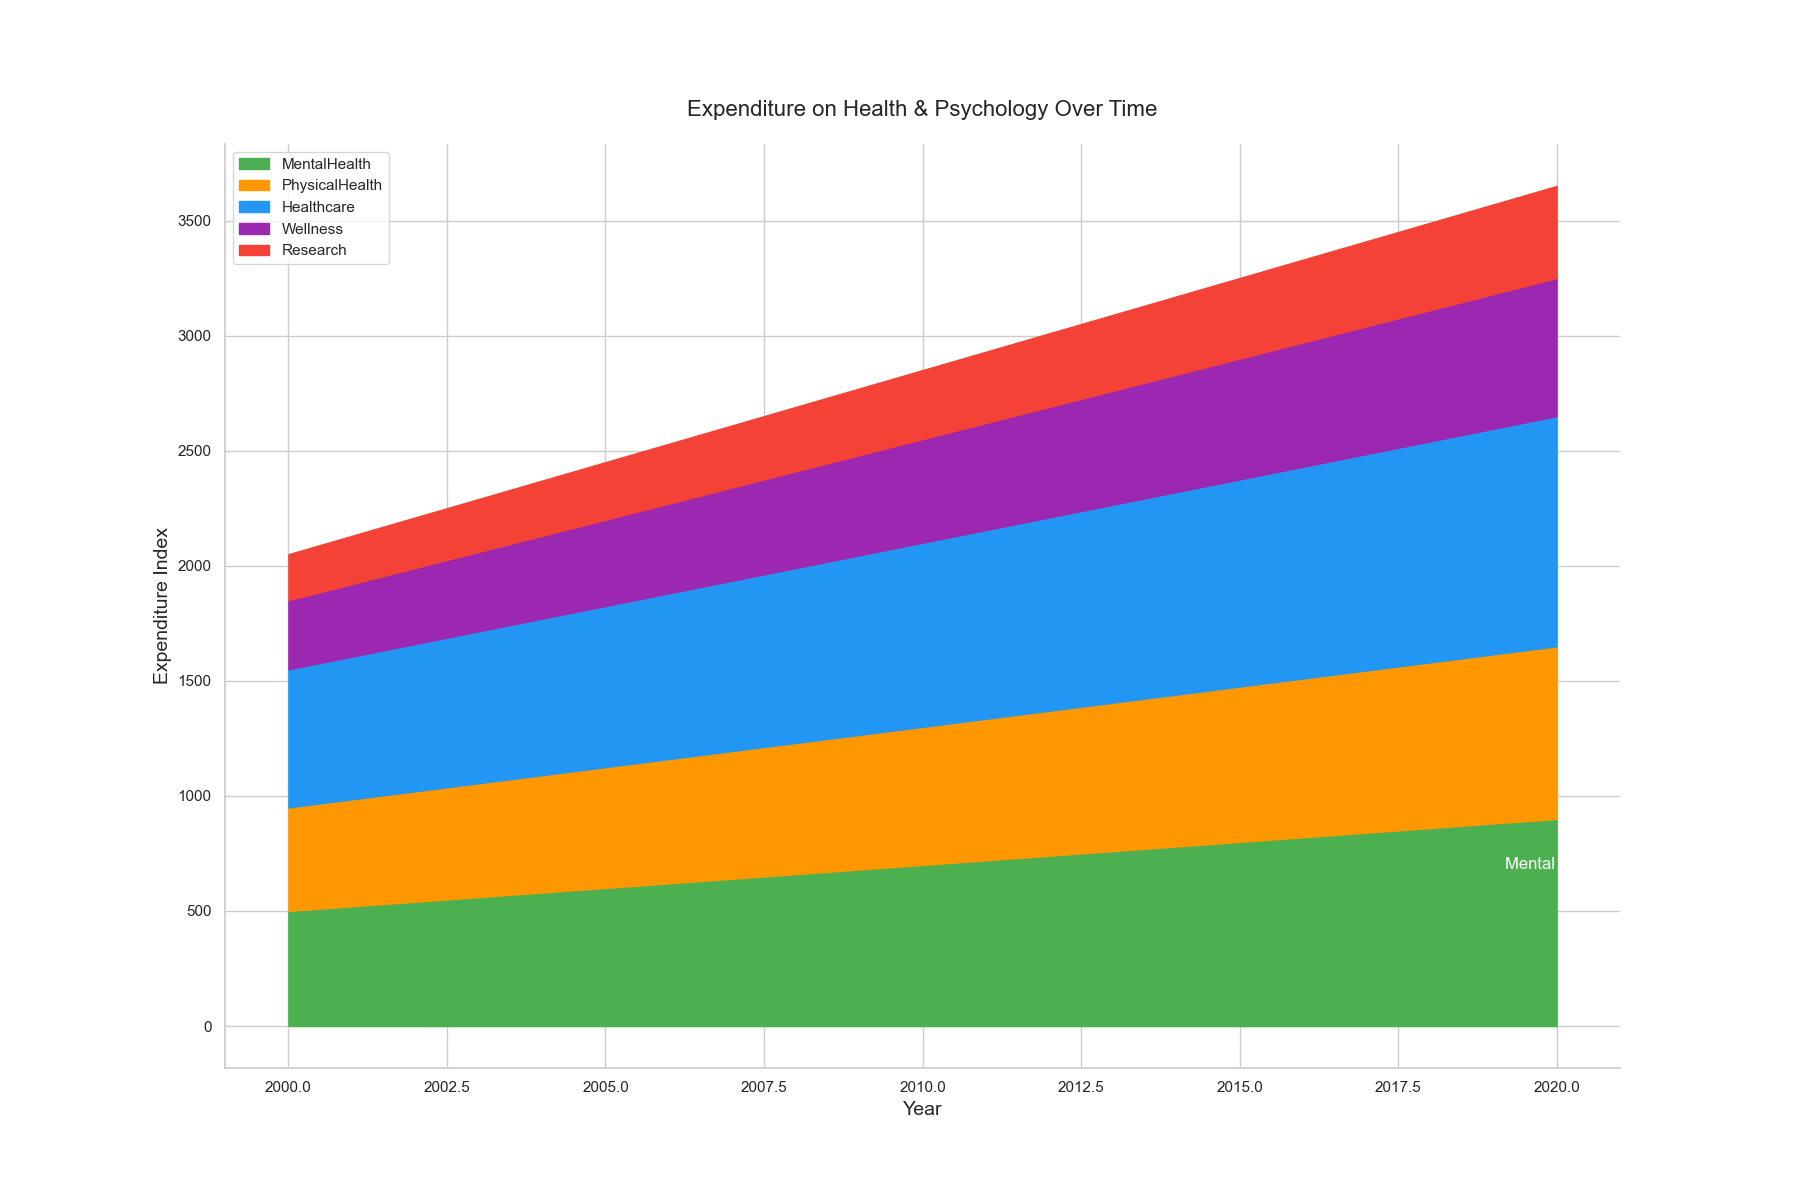

Write Python code to recreate this figure.

import matplotlib.pyplot as plt
import pandas as pd
import seaborn as sns

data = {
    'Year': [i for i in range(2000, 2021)],
    'MentalHealth': [500 + i*20 for i in range(21)],
    'PhysicalHealth': [450 + i*15 for i in range(21)],
    'Healthcare': [600 + i*20 for i in range(21)],
    'Wellness': [300 + i*15 for i in range(21)],
    'Research': [200 + i*10 for i in range(21)],
}
df = pd.DataFrame(data)

df_melted = df.melt('Year', var_name='Sector', value_name='Expenditure')

df_melted['Cumulative'] = df_melted.groupby('Year')['Expenditure'].cumsum()

plt.figure(figsize=(18, 12))
colors = ["#4CAF50", "#FF9800", "#2196F3", "#9C27B0", "#F44336"]

for i, sector in enumerate(df_melted['Sector'].unique()):
    if i == 0:
        plt.fill_between(df['Year'], 0, df_melted[df_melted['Sector'] == sector]['Cumulative'], color=colors[i], label=sector)
    else:
        plt.fill_between(df['Year'], 
                         df_melted[df_melted['Sector'] == df_melted['Sector'].unique()[i-1]]['Cumulative'], 
                         df_melted[df_melted['Sector'] == sector]['Cumulative'], 
                         color=colors[i], label=sector)

last_year_data = df_melted[df_melted['Year'] == df['Year'].max()]
mental_health_last_value = last_year_data[last_year_data['Sector'] == 'MentalHealth']['Cumulative'].values[0]
plt.text(df['Year'].max(), mental_health_last_value - 200, "Mental Health", verticalalignment='center', horizontalalignment='center', color="white", fontsize=12)

plt.title("Expenditure on Health & Psychology Over Time", fontsize=16, pad=20)
plt.xlabel("Year", fontsize=14)
plt.ylabel("Expenditure Index", fontsize=14)
plt.legend(loc='upper left')
sns.despine()
plt.show()
